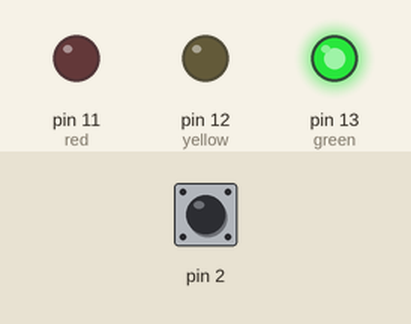
This sketch was run on a simulated Arduino Uno, built with avr-gcc and run on an emulated ATmega328P. Parts: output pins drawn as LEDs (lit = HIGH). Dashed ring = blinking. Inputs (shaded band) come from the test bench; at power-on: pin 2 HIGH.

Above: at 1.2 s.
1.3 s: pin 2 pulled LOW for 0.15 s
At 1.7 s:
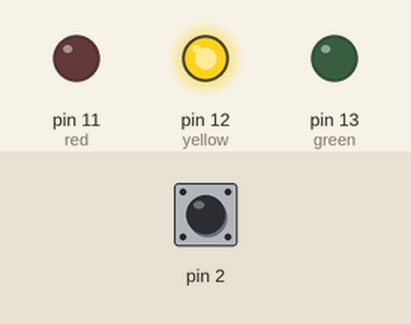
4.0 s: pin 2 pulled LOW for 3.2 s
At 5.0 s:
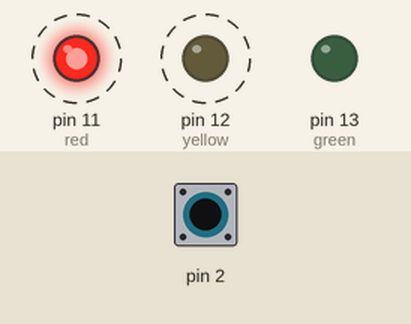
Timing chart, 0 to 9.1 s (numbered marks = the images above; inputs shaded):
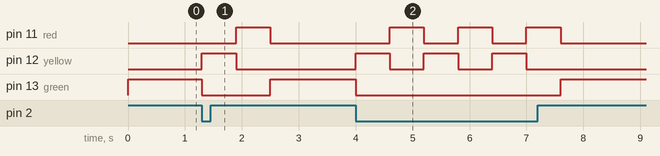

The sketch:

TrafficLight.ino.ino
```cpp
//평상시 초록불이었다가 누르면 신호가 바뀐다
int green=13;
int yellow=12;
int red=11;

void setup() {
  pinMode(2, INPUT_PULLUP);
  pinMode(green, OUTPUT);
  pinMode(yellow, OUTPUT);
  pinMode(red, OUTPUT);
}

void loop() {
  digitalWrite(green,HIGH); //평상시

  int sw = digitalRead(2);
  if(sw==0){
    digitalWrite(green,LOW);
    digitalWrite(yellow,HIGH); //yellow
    delay(600);
    digitalWrite(yellow,LOW);
    digitalWrite(red,HIGH); //red
    delay(600);
  }
  digitalWrite(red,LOW);
}
```

Measured:
- after the input at 1.3 s, pin 11 (red): LOW → HIGH after 0.60 s, → LOW 0.60 s later; pin 12 (yellow): LOW → HIGH at once, → LOW 0.60 s later; pin 13 (green): HIGH → LOW at once, → HIGH 1.2 s later
- after the input at 4.0 s, pin 11 (red): alternates HIGH for 0.60 s and LOW for 0.60 s, 6 changes in all, then stays LOW, starting after 0.60 s; pin 12 (yellow): alternates HIGH for 0.60 s and LOW for 0.60 s, 6 changes in all, then stays LOW, starting at once; pin 13 (green): HIGH → LOW at once, → HIGH 3.6 s later
